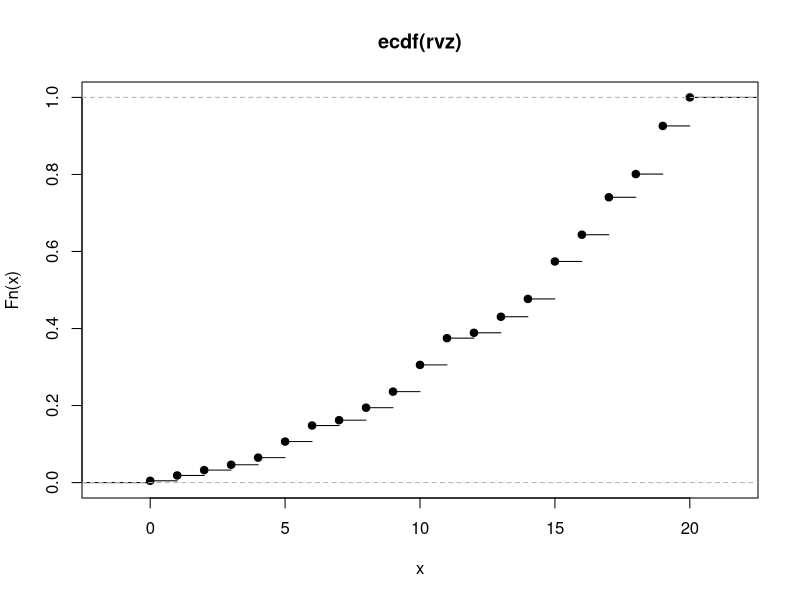
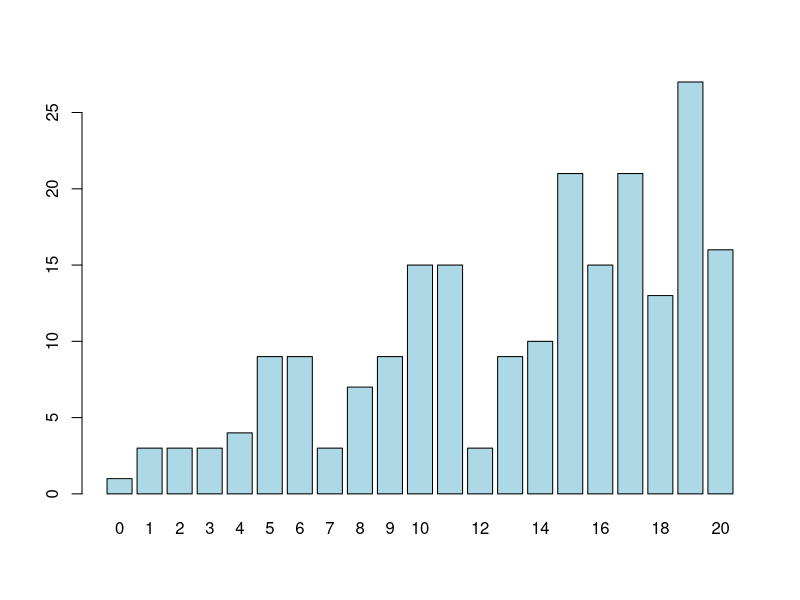

The R source for these figures, in order:
# Random variable Z ordenado por que tirada tiene mas chance de NO PERDER
rvz <- c(0, 1, 1, 1, 2, 2, 2, 3, 3, 3, 4, 4, 4, 4, 5, 5, 5, 5, 5, 5, 5, 5, 5, 6, 6, 6, 6, 6, 6, 6, 6, 6, 7, 7, 7, 8, 8, 8, 8, 8, 8, 8, 9, 9, 9, 9, 9, 9, 9, 9, 9, 10, 10, 10, 10, 10, 10, 10, 10, 10, 10, 10, 10, 10, 10, 10, 11, 11, 11, 11, 11, 11, 11, 11, 11, 11, 11, 11, 11, 11, 11, 12, 12, 12, 13, 13, 13, 13, 13, 13, 13, 13, 13, 14, 14, 14, 14, 14, 14, 14, 14, 14, 14, 15, 15, 15, 15, 15, 15, 15, 15, 15, 15, 15, 15, 15, 15, 15, 15, 15, 15, 15, 15, 15, 16, 16, 16, 16, 16, 16, 16, 16, 16, 16, 16, 16, 16, 16, 16, 17, 17, 17, 17, 17, 17, 17, 17, 17, 17, 17, 17, 17, 17, 17, 17, 17, 17, 17, 17, 17, 18, 18, 18, 18, 18, 18, 18, 18, 18, 18, 18, 18, 18, 19, 19, 19, 19, 19, 19, 19, 19, 19, 19, 19, 19, 19, 19, 19, 19, 19, 19, 19, 19, 19, 19, 19, 19, 19, 19, 19, 20, 20, 20, 20, 20, 20, 20, 20, 20, 20, 20, 20, 20, 20, 20, 20)
plot(ecdf(rvz))
barplot(table(rvz), col="light blue")
